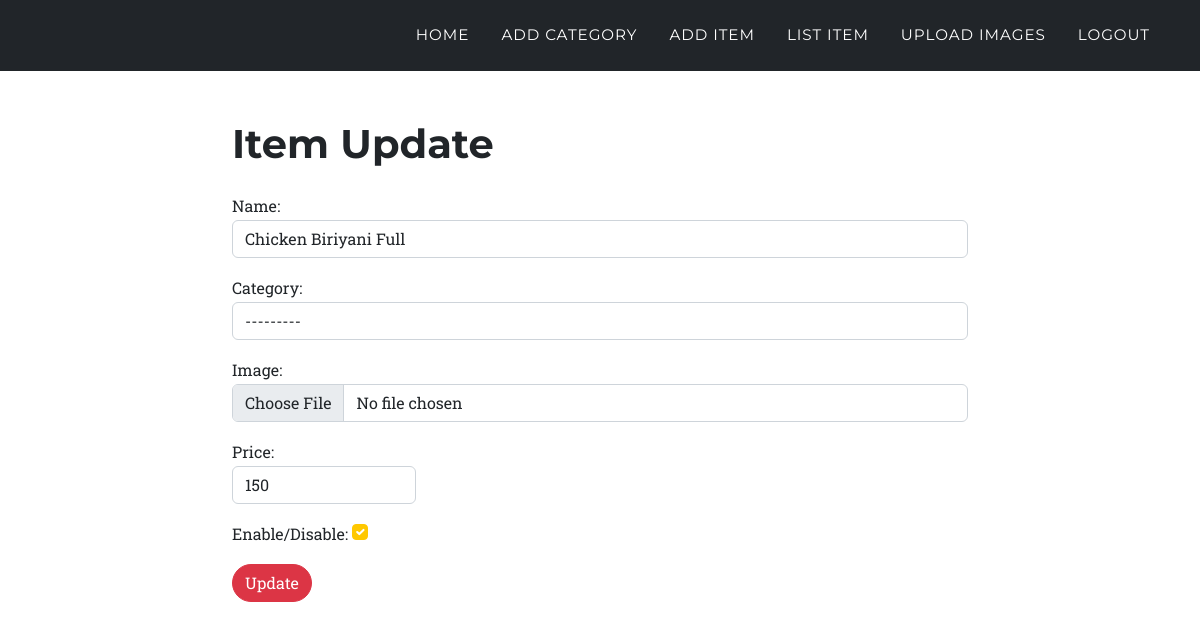
The page /foodsync/item/1/update/ (signed in) on the database its author committed.
### myapp/models.py (models this page shows, shortened)
class Item(models.Model):
    name = models.CharField(max_length=100)
    category = models.ForeignKey(Category,null=True,on_delete=models.SET_NULL)
    image = models.ImageField(upload_to="images")
    price = models.PositiveIntegerField()
    restaurant = models.ForeignKey(Restaurant,on_delete=models.CASCADE)
    is_active = models.BooleanField(default = True)

### restaurant/views.py (the view, shortened to what this page needs)
# urls.py: path('item/<int:pk>/update/',views.ItemUpdateView.as_view(),name="item_update"),
@method_decorator(signinRequired, name="dispatch")
class ItemUpdateView(UpdateView):
    template_name = "restaurant/item_update.html"
    form_class = forms.ItemCreateForm
    model = models.Item
    success_url = reverse_lazy("item_list")
    def get_form_kwargs(self):
        kwargs = super().get_form_kwargs()
        kwargs['request'] = self.request
        return kwargs

### restaurant/forms.py
class ItemCreateForm(forms.ModelForm):
    def __init__(self,*args,**kwargs):
        self.request = kwargs.pop('request')
        super(ItemCreateForm,self).__init__(*args,**kwargs)
        self.fields["category"].queryset = models.Category.objects.filter(is_active=True,restaurant = self.request.user)
    class Meta:
        model = models.Item
        exclude = ("restaurant", )
        widgets = {
            "name":forms.TextInput(attrs={"class":"form-control"}),
            "category":forms.Select(attrs={"class":"form-control"}),
            "image":forms.FileInput(attrs={"class":"form-control"}),
            "price":forms.NumberInput(attrs={"class":"form-control w-25"}),
            "is_active":forms.CheckboxInput(attrs={"class":"form-check-input"})
        }
        labels ={
            "is_active":"Enable/Disable"
        }

### restaurant/views.py (called while the page is built)
def signinRequired(fn):
    def wrapper(request,*args,**kwargs):
        if not request.user.is_authenticated:
            messages.error(request,"Invalid User")
            return redirect("restaurant_signin")
        else:
            return fn(request,*args,**kwargs)
    return wrapper

### restaurant/templates/restaurant/item_update.html (shortened to what this page needs)
{% extends 'restaurant/base.html'%}
{% block main_block%}
<div class="container" style="margin-top: 120px;">
    <div class="row d-flex justify-content-center align-items-center">
        <div class="col-md-8">
            <form method="post" enctype="multipart/form-data">
                <h1>Item Update</h1>
                <div class="mt-4">
                    {{form.as_p}}
                </div>
                <button type="submit" class="btn rounded-pill btn-danger">Update</button>
            </form>
        </div>
    </div>
</div>
{% endblock %}

### rows shown on the page
Item: name "Chicken Biriyani Full", category "---------", price "150", is_active "☑"
